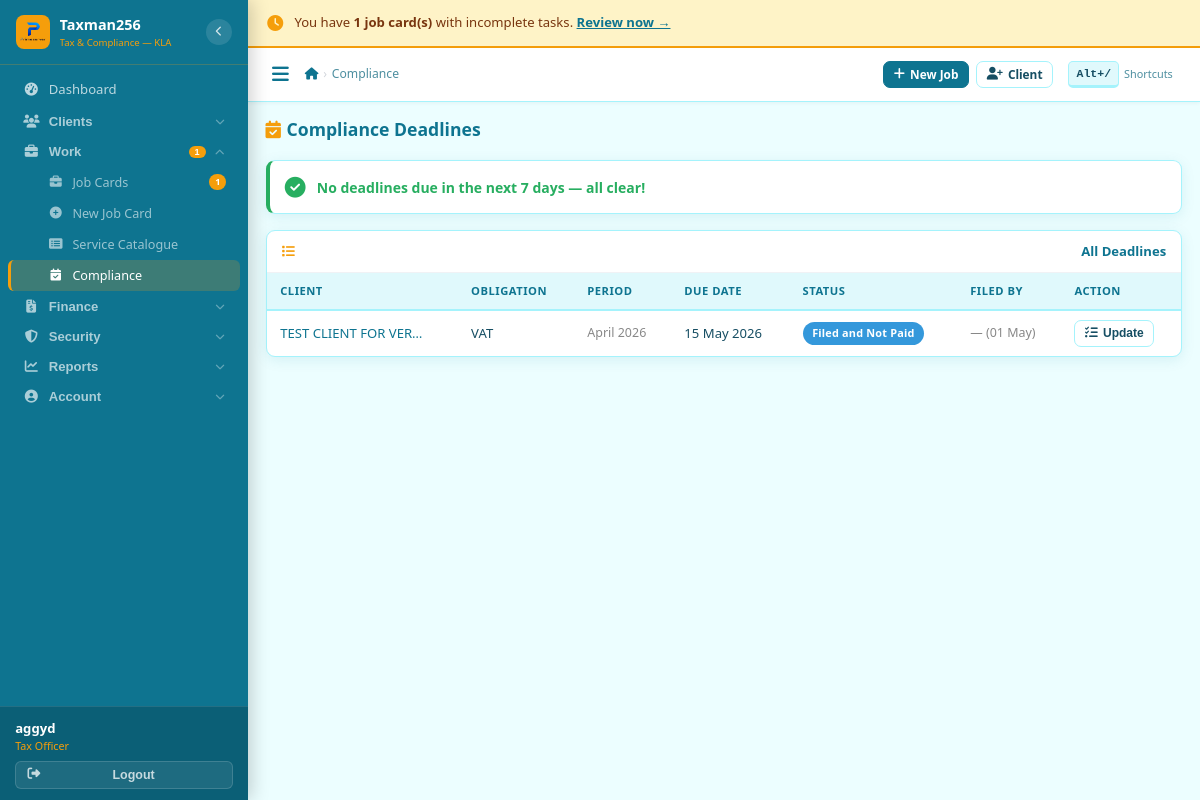
Before: /compliance/ (signed in) with the older database file.
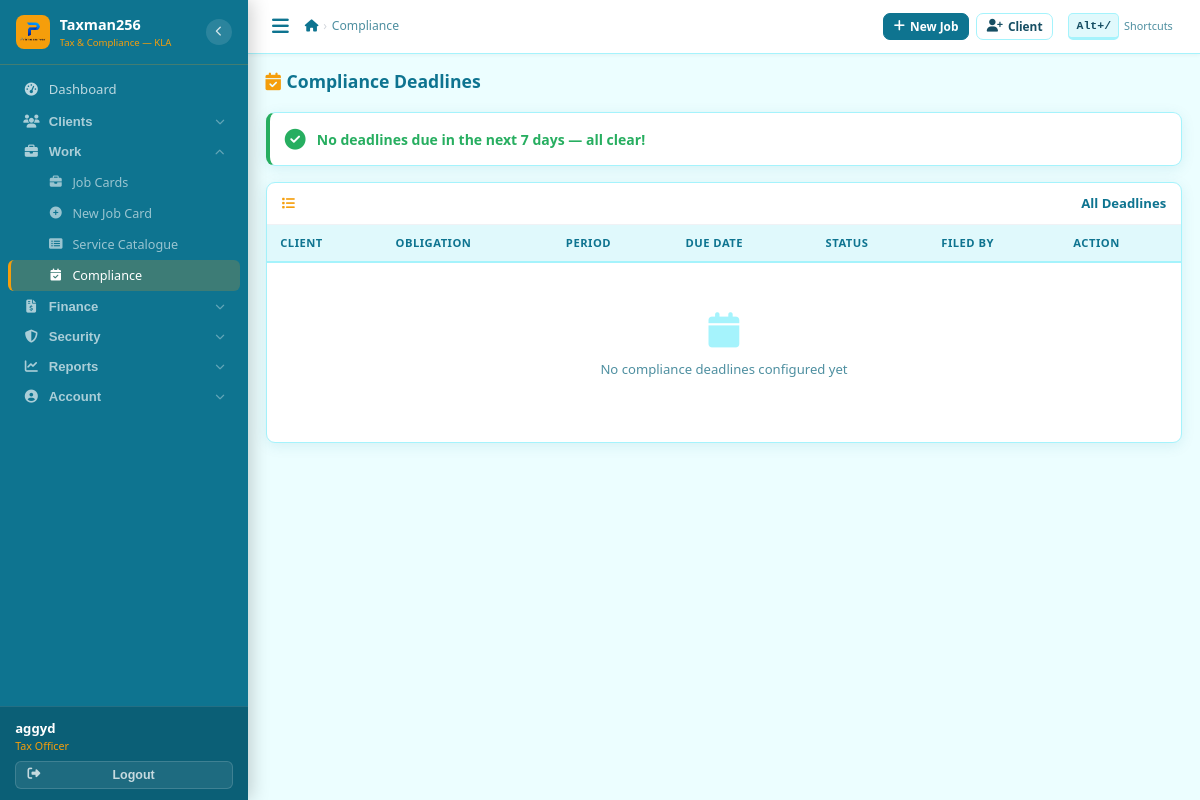
After: the same page with the newer database file.
### compliance/models.py (models this page shows, shortened)
class ComplianceDeadline(models.Model):
    STATUS = [
        ('upcoming', 'Upcoming'),
        ('filed_and_paid', 'Filed and Paid'),
        ('filed_not_paid', 'Filed and Not Paid'),
        ('paid_not_filed', 'Paid but Not Filed'),
        ('none', 'None'),
        ('overdue', 'Overdue'),
        ('penalty_issued', 'Penalty Issued'),
        ('waived', 'Waived'),
    ]
    obligation = models.ForeignKey(ComplianceObligation, on_delete=models.CASCADE, related_name='deadlines')
    period_label = models.CharField(max_length=50)
    due_date = models.DateField()
    status = models.CharField(max_length=20, choices=STATUS, default='upcoming')
    filed_date = models.DateField(null=True, blank=True)
    filed_by = models.ForeignKey(User, on_delete=models.SET_NULL, null=True, blank=True)
    job_card = models.ForeignKey(JobCard, on_delete=models.SET_NULL, null=True, blank=True)
    invoice = models.ForeignKey('billing.Invoice', on_delete=models.SET_NULL, null=True, blank=True)
    penalty_amount = models.DecimalField(max_digits=12, decimal_places=2, null=True, blank=True)
    notes = models.TextField(blank=True)
    class Meta:
        ordering = ['due_date']
        unique_together = ('obligation', 'period_label')

class ComplianceObligation(models.Model):
    FREQUENCY = [('monthly','Monthly'),('quarterly','Quarterly'),('annual','Annual')]
    client = models.ForeignKey(Client, on_delete=models.CASCADE, related_name='obligations')
    service_type = models.ForeignKey(ServiceType, on_delete=models.CASCADE)
    frequency = models.CharField(max_length=20, choices=FREQUENCY, default='monthly')
    is_active = models.BooleanField(default=True)
    custom_deadline = models.DateField(null=True, blank=True)
    start_date = models.DateField(auto_now_add=True)
    class Meta:
        unique_together = ('client', 'service_type')

### clients/models.py (models this page shows, shortened)
class Client(models.Model):
    CLIENT_TYPE = [('individual','Individual'),('company','Company'),('ngo','NGO'),('partnership','Partnership')]
    STATUS = [('active','Active'),('dormant','Dormant'),('suspended','Suspended'),('blacklisted','Blacklisted')]
    client_id = models.CharField(max_length=20, unique=True, editable=False)
    client_type = models.CharField(max_length=20, choices=CLIENT_TYPE, default='individual')
    full_name = models.CharField(max_length=200)
    trading_name = models.CharField(max_length=200, blank=True)
    tin = models.CharField(max_length=50, blank=True, unique=False, verbose_name='TIN')
    phone_primary = models.CharField(max_length=20)
    phone_whatsapp = models.CharField(max_length=20, blank=True)
    email = models.EmailField(blank=True)
    physical_address = models.CharField(max_length=300, blank=True)
    district = models.CharField(max_length=100, default='Kampala')
    date_registered = models.DateField(auto_now_add=True)
    referred_by = models.ForeignKey('self', null=True, blank=True, on_delete=models.SET_NULL, related_name='referrals')
    assigned_officer = models.ForeignKey(User, on_delete=models.SET_NULL, null=True, related_name='assigned_clients')
    status = models.CharField(max_length=20, choices=STATUS, default='active')
    notes = models.TextField(blank=True)
    total_outstanding = models.DecimalField(max_digits=15, decimal_places=2, default=0)
    last_transaction_date = models.DateField(null=True, blank=True)
    created_by = models.ForeignKey(User, on_delete=models.SET_NULL, null=True, related_name='created_clients')
    created_at = models.DateTimeField(auto_now_add=True)
    updated_at = models.DateTimeField(auto_now=True)
    class Meta:
        ordering = ['-created_at']
    def get_display_name(self):
        return self.full_name

### services/models.py (models this page shows, shortened)
class ServiceType(models.Model):
    CATEGORY = [
        ('ura_filing','URA Filing'),('nssf','NSSF'),('ursb','URSB'),
        ('ura_advisory','URA Advisory'),('immigration','Immigration'),
        ('customs','Customs'),('advisory','Advisory'),('miscellaneous','Miscellaneous'),
    ]
    DEADLINE_TYPE = [
        ('monthly_15','15th of Following Month'),
        ('annual_dec31','Annual — 31 December'),
        ('annual_jun30','Annual — 30 June'),
        ('annual_ursb','URSB Annual (12 months from incorporation)'),
        ('none','No Fixed Deadline'),
    ]
    name = models.CharField(max_length=200)
    category = models.CharField(max_length=30, choices=CATEGORY)
    default_price = models.DecimalField(max_digits=12, decimal_places=2, default=0)
    deadline_type = models.CharField(max_length=20, choices=DEADLINE_TYPE, default='none')
    is_recurring = models.BooleanField(default=False)
    vat_applicable = models.BooleanField(default=False)
    description = models.TextField(blank=True)
    is_active = models.BooleanField(default=True)

### core/models.py (models this page shows, shortened)
class User(AbstractUser):
    ROLE_CHOICES = [
        ('receptionist', 'Receptionist'),
        ('tax_officer',  'Tax Officer'),
        ('senior_officer','Senior Officer'),
        ('manager',      'Manager'),
        ('admin',        'Admin'),
    ]
    THEME_CHOICES = [
        ('ocean',    'Ocean Teal'),
    ]
    role              = models.CharField(max_length=20, choices=ROLE_CHOICES, default='tax_officer')
    phone_whatsapp    = models.CharField(max_length=20, blank=True,
                                         help_text='WhatsApp number used for sending reminders (e.g. +256785230670)')
    email_notify      = models.EmailField(blank=True,
                                          help_text='Email used for sending communications (e.g. taxissues.go@gmail.com)')
    is_active_staff   = models.BooleanField(default=True)
    date_joined_firm  = models.DateField(null=True, blank=True)
    receive_debt_alerts = models.BooleanField(default=True,
                                               help_text='Receive Saturday/Monday debt reports')
    receive_task_reminders = models.BooleanField(default=True,
                                                  help_text='Receive reminders for incomplete tasks')
    ui_theme          = models.CharField(max_length=20, choices=THEME_CHOICES, default='ocean')

### compliance/views.py (the view)
# urls.py: path('', views.deadline_list, name='list'),
@login_required
def deadline_list(request):
    today = timezone.now().date()
    seven_days = today + timezone.timedelta(days=7)
    ComplianceDeadline.objects.filter(status='upcoming', due_date__lt=today).update(status='overdue')
    upcoming = ComplianceDeadline.objects.filter(
        status='upcoming', due_date__lte=seven_days
    ).select_related('obligation__client', 'obligation__service_type').order_by('due_date')
    all_deadlines = ComplianceDeadline.objects.select_related(
        'obligation__client', 'obligation__service_type', 'filed_by', 'invoice'
    ).order_by('due_date')[:100]
    return render(request, 'compliance/deadline_list.html', {
        'upcoming': upcoming, 'all_deadlines': all_deadlines, 'today': today,
    })

### templates/compliance/deadline_list.html (shortened to what the changed rows need)
{% extends 'base.html' %}
{% block content %}
<div class="card-box">
  <div class="tbl-wrap">
    <table class="tbl">
      <thead><tr><th>Client</th><th>Obligation</th><th>Period</th><th>Due Date</th><th>Status</th><th>Filed By</th><th>Action</th></tr></thead>
      <tbody>
        {% for d in all_deadlines %}
        <tr>
          <td><a href="{% url 'clients:detail' d.obligation.client.pk %}">{{ d.obligation.client.get_display_name|truncatechars:20 }}</a></td>
          <td style="font-size:.82rem">{{ d.obligation.service_type.name|truncatechars:24 }}</td>
          <td style="font-size:.78rem;color:#888">{{ d.period_label }}</td>
          <td style="font-size:.82rem;{% if d.status == 'overdue' %}color:#e74c3c;font-weight:700{% endif %}">{{ d.due_date|date:"d M Y" }}</td>
          <td>
            {% if d.status == 'filed_and_paid' %}
              <span class="badge" style="background:#27ae60;color:white">{{ d.get_status_display }}</span>
            {% elif d.status == 'filed_not_paid' %}
              <span class="badge" style="background:#3498db;color:white">{{ d.get_status_display }}</span>
            {% elif d.status == 'paid_not_filed' %}
              <span class="badge" style="background:#f39c12;color:white">{{ d.get_status_display }}</span>
            {% elif d.status == 'none' %}
              <span class="badge" style="background:#95a5a6;color:white">{{ d.get_status_display }}</span>
            {% else %}
              <span class="badge badge-{{ d.status }}">{{ d.get_status_display }}</span>
            {% endif %}
          </td>
          <td style="font-size:.78rem;color:#888">{{ d.filed_by.get_full_name|default:"—" }}{% if d.filed_date %} ({{ d.filed_date|date:"d M" }}){% endif %}</td>
          <td>
            <div class="action-dropdown" style="position:relative;display:inline-block">
              <button class="btn btn-outline btn-sm dropdown-toggle" type="button" onclick="toggleDropdown(this)" aria-expanded="false" style="font-size:.75rem">
                <i class="fas fa-tasks"></i> Update
              </button>
            </div>
          </td>
        </tr>
        {% empty %}
        <tr><td colspan="7"><div class="empty-state"><i class="fas fa-calendar"></i><p>No compliance deadlines configured yet</p></div></td></tr>
        {% endfor %}
      </tbody>
    </table>
  </div>
</div>
{% endblock %}

### templates/base.html (shortened to what the changed rows need)
{% load static %}<!DOCTYPE html>
<html lang="en">
<head>
<link rel="stylesheet" href="https://cdnjs.cloudflare.com/ajax/libs/font-awesome/6.5.0/css/all.min.css">
<link rel="stylesheet" href="https://cdnjs.cloudflare.com/ajax/libs/select2/4.1.0-rc.0/css/select2.min.css">
<link rel="stylesheet" href="https://cdn.jsdelivr.net/npm/select2-bootstrap-5-theme@1.3.0/dist/select2-bootstrap-5-theme.min.css">
<link rel="stylesheet" href="https://cdnjs.cloudflare.com/ajax/libs/flatpickr/4.6.13/flatpickr.min.css">
<link rel="stylesheet" href="{% static 'css/app.css' %}?v=5">
</head>
<body data-theme="ocean">
{% if user.is_authenticated %}
<nav class="sidebar" id="sidebar">
  <div class="sb-scroll">
    <div class="sb-group" id="grp-work">
      <button type="button" class="sb-group-hd" data-grp="grp-work" data-href="{% url 'services:list' %}" title="Work">
        <i class="fas fa-briefcase"></i>
        <span class="sb-lbl">Work</span>
        {% if pending_jobs_count %}<span class="sb-badge">{{ pending_jobs_count }}</span>{% endif %}
        <i class="fas fa-chevron-down sb-arrow"></i>
      </button>
      <div class="sb-sub" id="sub-work">
        <a href="{% url 'services:list' %}"      class="sb-link {% block nav_jobs %}{% endblock %}" title="Job Cards">
          <i class="fas fa-briefcase"></i><span class="sb-lbl">Job Cards</span>
          {% if pending_jobs_count %}<span class="sb-badge">{{ pending_jobs_count }}</span>{% endif %}
        </a>
      </div>
    </div>
  </div>
</nav>
<div class="main">
  {% if pending_task_count > 0 %}
  <div class="reminder-bar no-print">
    <i class="fas fa-clock"></i>
    <span>You have <strong>{{ pending_task_count }} job card(s)</strong> with incomplete tasks. <a href="{% url 'services:list' %}?status=in_progress" style="color:var(--blue);font-weight:700;text-decoration:underline;white-space:nowrap">Review now →</a></span>
  </div>
  {% endif %}
  <div class="page-body">{% block content %}{% endblock %}</div>
</div>
{% else %}{% block auth_content %}{% endblock %}{% endif %}
</body>
</html>

Changed rows visible on the page:
removed ComplianceDeadline: obligation.client.get_display_name "TEST CLIENT FOR VER…", obligation.service_type.name "VAT", period_label "April 2026", due_date "15 May 2026", status "Filed and Not Paid", filed_by.get_full_name "—", filed_date "01 May"
Other visible differences:
{{ pending_jobs_count }}: "1" → (not shown)
{{ pending_task_count }}: "1" → (not shown)
text no longer shown: "You have job card(s) with incomplete tasks. Review now →"
text now shown: "No compliance deadlines configured yet"
